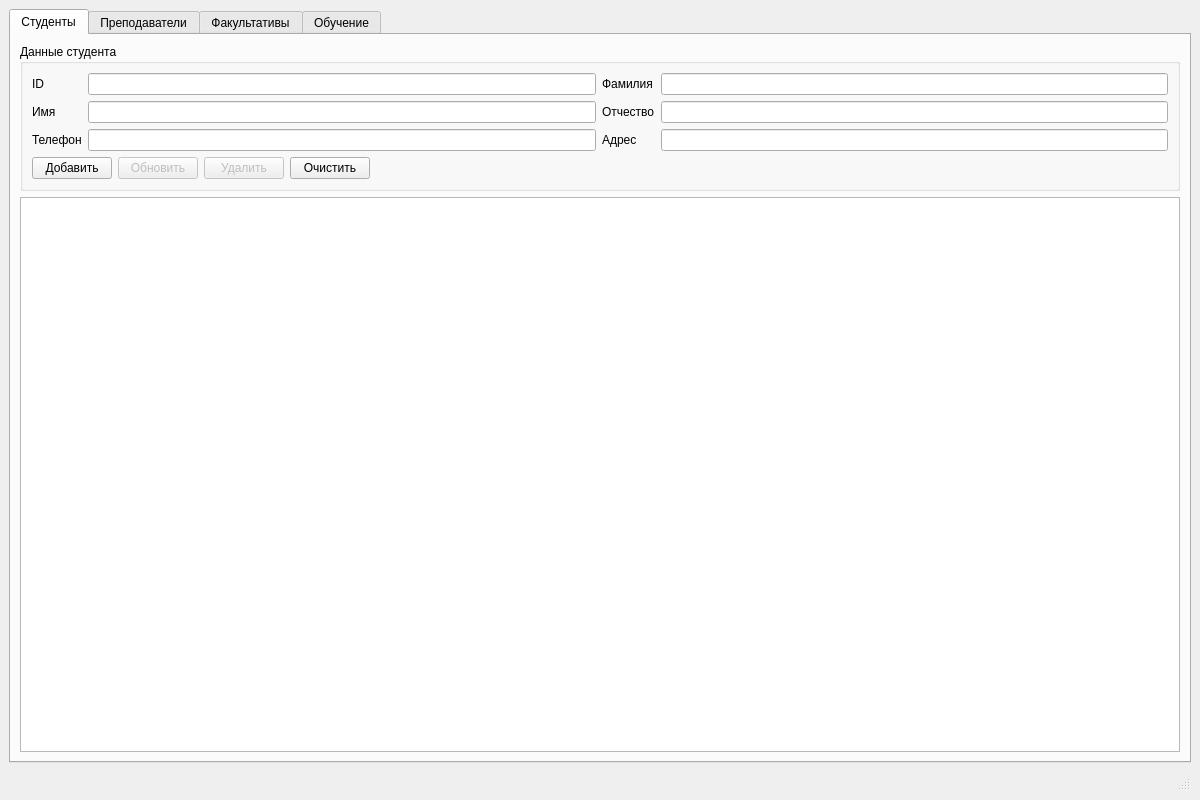
<?xml version="1.0" encoding="UTF-8"?>
<ui version="4.0">
 <class>MainWindow</class>
 <widget class="QMainWindow" name="MainWindow">
  <property name="geometry">
   <rect>
    <x>0</x>
    <y>0</y>
    <width>1200</width>
    <height>800</height>
   </rect>
  </property>
  <property name="windowTitle">
   <string>Управление факультативами</string>
  </property>
  <widget class="QWidget" name="centralwidget">
   <layout class="QVBoxLayout" name="verticalLayout">
    <item>
     <widget class="QTabWidget" name="tabWidget">
      <property name="currentIndex">
       <number>0</number>
      </property>
      <widget class="QWidget" name="tabStudents">
       <attribute name="title">
        <string>Студенты</string>
       </attribute>
       <layout class="QVBoxLayout" name="verticalLayoutStudents">
        <item>
         <widget class="QGroupBox" name="groupStudentInput">
          <property name="title">
           <string>Данные студента</string>
          </property>
          <layout class="QGridLayout" name="gridStudent">
           <item row="0" column="0"><widget class="QLabel" name="labelStudentId"><property name="text"><string>ID</string></property></widget></item>
           <item row="0" column="1"><widget class="QLineEdit" name="lineStudentId"/></item>
           <item row="0" column="2"><widget class="QLabel" name="labelStudentLastName"><property name="text"><string>Фамилия</string></property></widget></item>
           <item row="0" column="3"><widget class="QLineEdit" name="lineStudentLastName"/></item>
           <item row="1" column="0"><widget class="QLabel" name="labelStudentFirstName"><property name="text"><string>Имя</string></property></widget></item>
           <item row="1" column="1"><widget class="QLineEdit" name="lineStudentFirstName"/></item>
           <item row="1" column="2"><widget class="QLabel" name="labelStudentMiddleName"><property name="text"><string>Отчество</string></property></widget></item>
           <item row="1" column="3"><widget class="QLineEdit" name="lineStudentMiddleName"/></item>
           <item row="2" column="0"><widget class="QLabel" name="labelStudentPhone"><property name="text"><string>Телефон</string></property></widget></item>
           <item row="2" column="1"><widget class="QLineEdit" name="lineStudentPhone"/></item>
           <item row="2" column="2"><widget class="QLabel" name="labelStudentAddress"><property name="text"><string>Адрес</string></property></widget></item>
           <item row="2" column="3"><widget class="QLineEdit" name="lineStudentAddress"/></item>
           <item row="3" column="0" colspan="4">
            <layout class="QHBoxLayout" name="hlStudentButtons">
             <item><widget class="QPushButton" name="btnStudentAdd"><property name="text"><string>Добавить</string></property></widget></item>
             <item><widget class="QPushButton" name="btnStudentUpdate"><property name="text"><string>Обновить</string></property><property name="enabled"><bool>false</bool></property></widget></item>
             <item><widget class="QPushButton" name="btnStudentDelete"><property name="text"><string>Удалить</string></property><property name="enabled"><bool>false</bool></property></widget></item>
             <item><widget class="QPushButton" name="btnStudentClear"><property name="text"><string>Очистить</string></property></widget></item>
             <item><spacer name="horizontalSpacerStudent"><property name="orientation"><enum>Qt::Horizontal</enum></property><property name="sizeHint" stdset="0"><size><width>40</width><height>20</height></size></property></spacer></item>
            </layout>
           </item>
          </layout>
         </widget>
        </item>
        <item><widget class="QTableWidget" name="tableStudent"/></item>
       </layout>
      </widget>
      <widget class="QWidget" name="tabTeachers">
       <attribute name="title">
        <string>Преподаватели</string>
       </attribute>
       <layout class="QVBoxLayout" name="verticalLayoutTeachers">
        <item>
         <widget class="QGroupBox" name="groupTeacherInput">
          <property name="title">
           <string>Данные преподавателя</string>
          </property>
          <layout class="QGridLayout" name="gridTeacher">
           <item row="0" column="0"><widget class="QLabel" name="labelTeacherId"><property name="text"><string>ID</string></property></widget></item>
           <item row="0" column="1"><widget class="QLineEdit" name="lineTeacherId"/></item>
           <item row="0" column="2"><widget class="QLabel" name="labelTeacherLastName"><property name="text"><string>Фамилия</string></property></widget></item>
           <item row="0" column="3"><widget class="QLineEdit" name="lineTeacherLastName"/></item>
           <item row="1" column="0"><widget class="QLabel" name="labelTeacherFirstName"><property name="text"><string>Имя</string></property></widget></item>
           <item row="1" column="1"><widget class="QLineEdit" name="lineTeacherFirstName"/></item>
           <item row="1" column="2"><widget class="QLabel" name="labelTeacherMiddleName"><property name="text"><string>Отчество</string></property></widget></item>
           <item row="1" column="3"><widget class="QLineEdit" name="lineTeacherMiddleName"/></item>
           <item row="2" column="0"><widget class="QLabel" name="labelTeacherPhone"><property name="text"><string>Телефон</string></property></widget></item>
           <item row="2" column="1"><widget class="QLineEdit" name="lineTeacherPhone"/></item>
           <item row="2" column="2"><widget class="QLabel" name="labelTeacherUserId"><property name="text"><string>User ID</string></property></widget></item>
           <item row="2" column="3"><widget class="QLineEdit" name="lineTeacherUserId"/></item>
           <item row="3" column="0" colspan="4">
            <layout class="QHBoxLayout" name="hlTeacherButtons">
             <item><widget class="QPushButton" name="btnTeacherAdd"><property name="text"><string>Добавить</string></property></widget></item>
             <item><widget class="QPushButton" name="btnTeacherUpdate"><property name="text"><string>Обновить</string></property><property name="enabled"><bool>false</bool></property></widget></item>
             <item><widget class="QPushButton" name="btnTeacherDelete"><property name="text"><string>Удалить</string></property><property name="enabled"><bool>false</bool></property></widget></item>
             <item><widget class="QPushButton" name="btnTeacherClear"><property name="text"><string>Очистить</string></property></widget></item>
             <item><spacer name="horizontalSpacerTeacher"><property name="orientation"><enum>Qt::Horizontal</enum></property><property name="sizeHint" stdset="0"><size><width>40</width><height>20</height></size></property></spacer></item>
            </layout>
           </item>
          </layout>
         </widget>
        </item>
        <item><widget class="QTableWidget" name="tableTeacher"/></item>
       </layout>
      </widget>
      <widget class="QWidget" name="tabElectives">
       <attribute name="title">
        <string>Факультативы</string>
       </attribute>
       <layout class="QVBoxLayout" name="verticalLayoutElectives">
        <item>
         <widget class="QGroupBox" name="groupElectiveInput">
          <property name="title">
           <string>Данные факультатива</string>
          </property>
          <layout class="QGridLayout" name="gridElective">
           <item row="0" column="0"><widget class="QLabel" name="labelElectiveId"><property name="text"><string>ID</string></property></widget></item>
           <item row="0" column="1"><widget class="QLineEdit" name="lineElectiveId"/></item>
           <item row="0" column="2"><widget class="QLabel" name="labelElectiveName"><property name="text"><string>Название</string></property></widget></item>
           <item row="0" column="3"><widget class="QLineEdit" name="lineElectiveName"/></item>
           <item row="1" column="0"><widget class="QLabel" name="labelElectiveDepartmentId"><property name="text"><string>Кафедра ID</string></property></widget></item>
           <item row="1" column="1"><widget class="QLineEdit" name="lineElectiveDepartmentId"/></item>
           <item row="2" column="0" colspan="4">
            <layout class="QHBoxLayout" name="hlElectiveButtons">
             <item><widget class="QPushButton" name="btnElectiveAdd"><property name="text"><string>Добавить</string></property></widget></item>
             <item><widget class="QPushButton" name="btnElectiveUpdate"><property name="text"><string>Обновить</string></property><property name="enabled"><bool>false</bool></property></widget></item>
             <item><widget class="QPushButton" name="btnElectiveDelete"><property name="text"><string>Удалить</string></property><property name="enabled"><bool>false</bool></property></widget></item>
             <item><widget class="QPushButton" name="btnElectiveClear"><property name="text"><string>Очистить</string></property></widget></item>
             <item><spacer name="horizontalSpacerElective"><property name="orientation"><enum>Qt::Horizontal</enum></property><property name="sizeHint" stdset="0"><size><width>40</width><height>20</height></size></property></spacer></item>
            </layout>
           </item>
          </layout>
         </widget>
        </item>
        <item><widget class="QTableWidget" name="tableElective"/></item>
       </layout>
      </widget>
      <widget class="QWidget" name="tabLearning">
       <attribute name="title">
        <string>Обучение</string>
       </attribute>
       <layout class="QVBoxLayout" name="verticalLayoutLearning">
        <item>
         <widget class="QGroupBox" name="groupLearningInput">
          <property name="title">
           <string>Данные об обучении</string>
          </property>
          <layout class="QGridLayout" name="gridLearning">
           <item row="0" column="0"><widget class="QLabel" name="labelLearningId"><property name="text"><string>ID</string></property></widget></item>
           <item row="0" column="1"><widget class="QLineEdit" name="lineLearningId"/></item>
           <item row="0" column="2"><widget class="QLabel" name="labelLearningGrade"><property name="text"><string>Оценка</string></property></widget></item>
           <item row="0" column="3"><widget class="QLineEdit" name="lineLearningGrade"/></item>
           <item row="1" column="0"><widget class="QLabel" name="labelLearningExamDate"><property name="text"><string>Дата экзамена</string></property></widget></item>
           <item row="1" column="1"><widget class="QDateEdit" name="dateLearningExam"/></item>
           <item row="1" column="2"><widget class="QLabel" name="labelLearningTeacherId"><property name="text"><string>Teacher ID</string></property></widget></item>
           <item row="1" column="3"><widget class="QLineEdit" name="lineLearningTeacherId"/></item>
           <item row="2" column="0"><widget class="QLabel" name="labelLearningSemesterCourseId"><property name="text"><string>SemCourse ID</string></property></widget></item>
           <item row="2" column="1"><widget class="QLineEdit" name="lineLearningSemesterCourseId"/></item>
           <item row="2" column="2"><widget class="QLabel" name="labelLearningStudentId"><property name="text"><string>Student ID</string></property></widget></item>
           <item row="2" column="3"><widget class="QLineEdit" name="lineLearningStudentId"/></item>
           <item row="3" column="0" colspan="4">
            <layout class="QHBoxLayout" name="hlLearningButtons">
             <item><widget class="QPushButton" name="btnLearningAdd"><property name="text"><string>Добавить</string></property></widget></item>
             <item><widget class="QPushButton" name="btnLearningUpdate"><property name="text"><string>Обновить</string></property><property name="enabled"><bool>false</bool></property></widget></item>
             <item><widget class="QPushButton" name="btnLearningDelete"><property name="text"><string>Удалить</string></property><property name="enabled"><bool>false</bool></property></widget></item>
             <item><widget class="QPushButton" name="btnLearningClear"><property name="text"><string>Очистить</string></property></widget></item>
             <item><spacer name="horizontalSpacerLearning"><property name="orientation"><enum>Qt::Horizontal</enum></property><property name="sizeHint" stdset="0"><size><width>40</width><height>20</height></size></property></spacer></item>
            </layout>
           </item>
          </layout>
         </widget>
        </item>
        <item><widget class="QTableWidget" name="tableLearning"/></item>
       </layout>
      </widget>
     </widget>
    </item>
    <item><widget class="QStatusBar" name="statusbar"/></item>
   </layout>
  </widget>
 </widget>
 <resources/>
 <connections/>
</ui>
